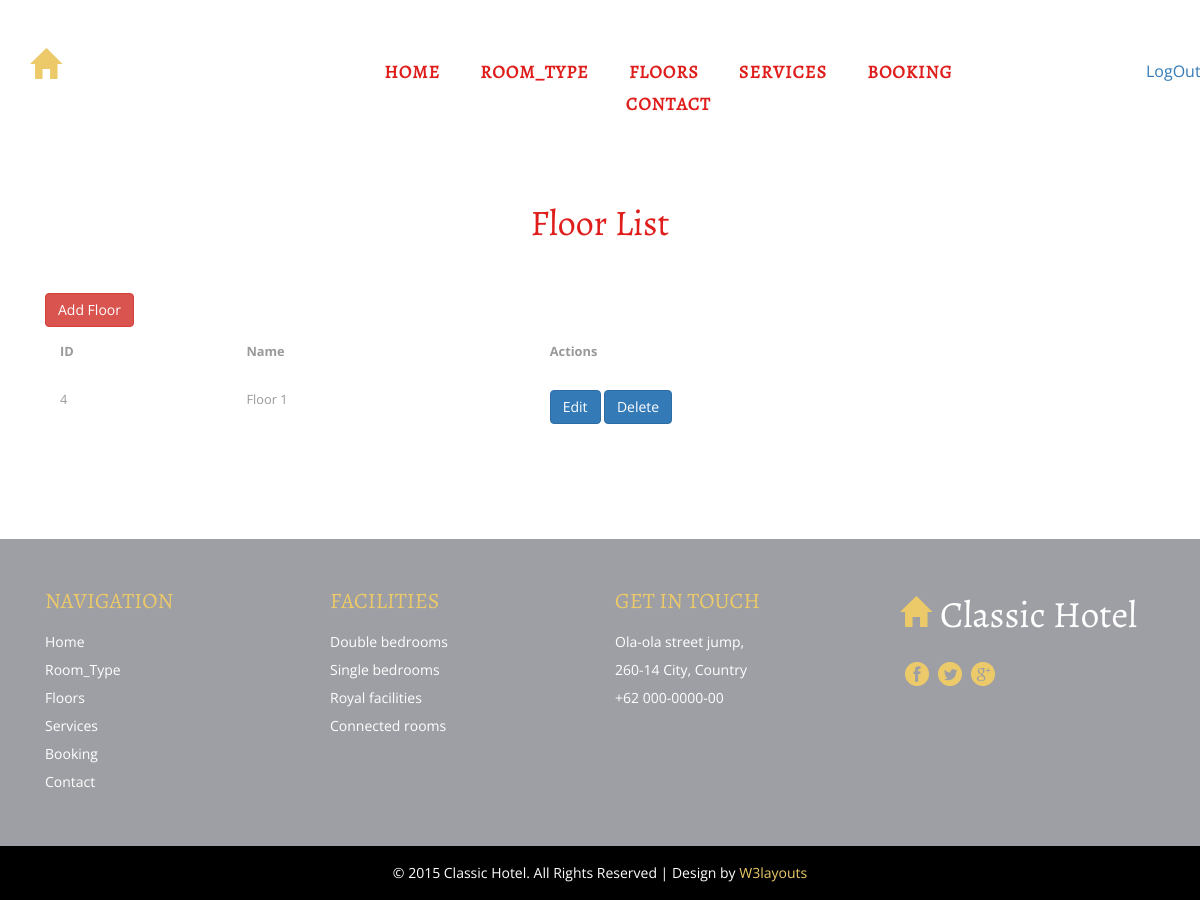
Page /floor (signed in) on the earlier database version.
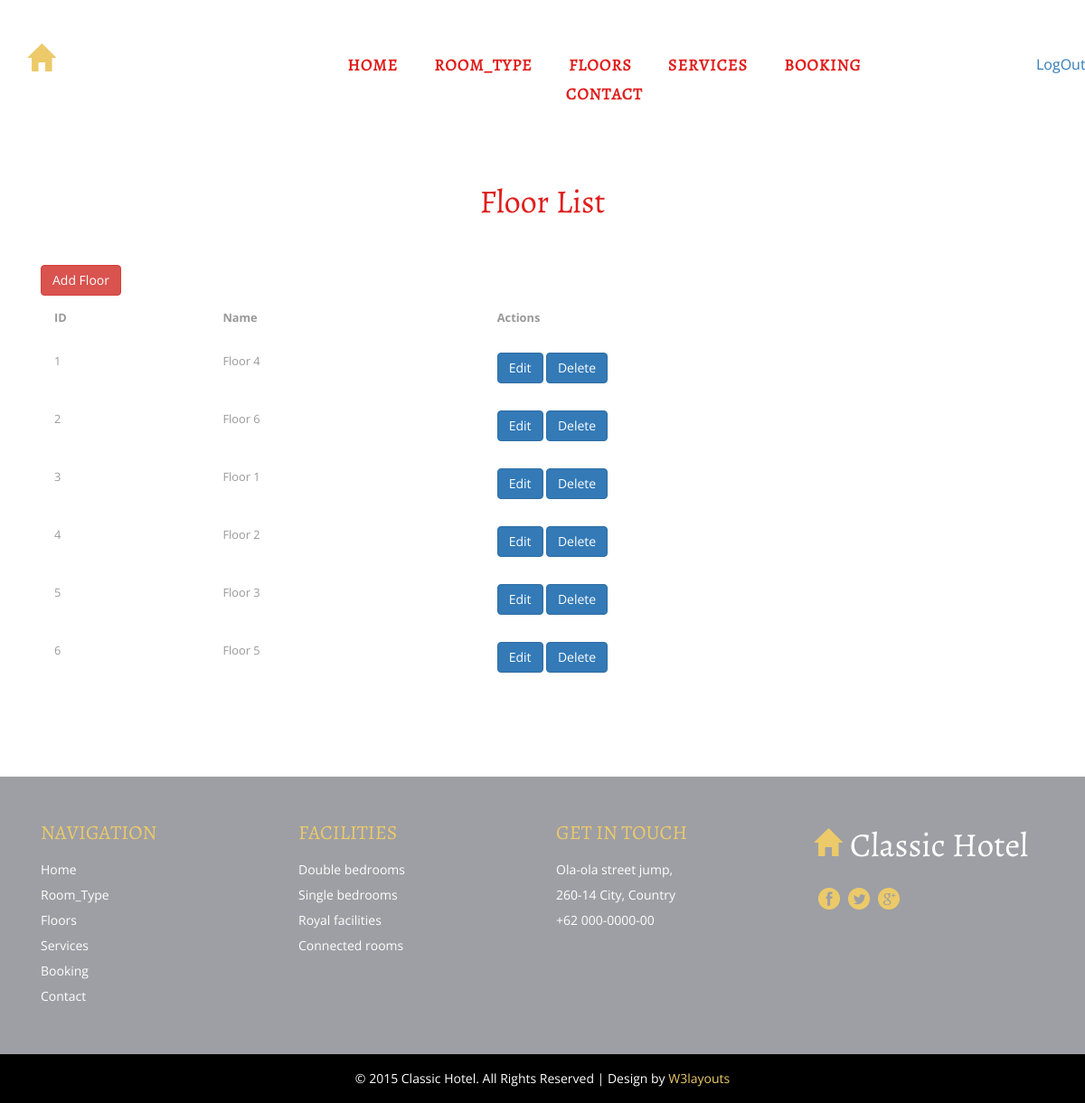
Same page on the later database version.
### poonam/models.py (models this page shows)
class floor(models.Model):
    floor_name = models.IntegerField(unique=True)

### poonam/views.py (the view)
# urls.py: path('floor', views.all_floors, name="floor"),
@login_required(login_url="/login")
def all_floors(request):
    floors = floor.objects.all()
    return render(request, 'poonam/floors.html', {'floors': floors})

### poonam/templates/poonam/floors.html (shortened to what this page needs)
{% extends 'poonam/layout.html' %}
{% block body %}
<div class="welcome">
	<div class="container">
		<h2 class="tittle-one">Floor List</h2>
        <div class="container">
            <a href="{% url 'add_floor' %}" class="btn btn-danger">Add Floor</a>
			<table class="table" >
                <tr>
                    <th>ID</th>
                    <th>Name</th>
                    <th>Actions</th>
                </tr>
                {% for i in floors %}
                    <tr>
                        <td>{{i.id}}</td>
                        <td>Floor {{i.floor_name}}</td>
                        <td>
                            <a href="{% url 'edit_floor' i.id %}" class="btn btn-primary">Edit</a>
                            <a href="{% url 'delete_floor' i.id %}" class="btn btn-primary">Delete</a>
                        </td>
                    </tr>
                {% endfor %}
            </table>
		</div>
	</div>
</div>
{% endblock %}

### poonam/templates/poonam/layout.html (shortened to what this page needs)
<!DOCTYPE html>
{% load static %}
<html>
<head>
<link href="{% static 'assets/css/bootstrap.css'%}" rel="stylesheet" type="text/css" media="all" />
<link href="{% static 'assets/css/style.css'%}" rel="stylesheet" type="text/css" media="all" />
<link href="{% static 'assets/css/chocolat.css'%}" rel="stylesheet">
</head>
<body>
<div class="">
	<div class="container">
		<div class="header-nav text-black">
			<div class="logo">
				<h1><a href="index.html"><span class="glyphicon glyphicon-home" aria-hidden="true"></span>Classic Hotel</a></h1>
			</div>
			<div class="navigation">
				<nav class="cl-effect-11" id="cl-effect-11">
					<ul class="nav1">
						<li><a class="active" href="index.html" data-hover="HOME">HOME</a></li>
						<li><a  class="active"href="{% url 'rooms_type' %}" data-hover="Room_Type">Room_Type</a></li>
						<li><a  class="active"href="{% url 'floor' %}" data-hover="Floors">Floors</a></li>
						<li><a  class="active"href="typography.html" data-hover="SERVICES">SERVICES</a></li>
						<li><a  class="active"href="booking.html" data-hover="BOOKING">BOOKING</a></li>
						<li><a  class="active"href="contact.html" data-hover="CONTACT">CONTACT</a></li>
					</ul>
				</nav>
			</div>
			<div class="social-icons">
				<ul>
					{% if user.is_authenticated %}
					<li><a href="{% url 'logout' %}">LogOut</a></li>
					{% endif %}
				</ul>
			</div>
			<div class="clearfix"></div>
		</div>
	</div>
</div>
    {% block body %}
    {% endblock %}
	<div class="footer">
		<div class="container">
			<div class="col-md-3 ftr_navi ftr">
				<h3>NAVIGATION</h3>
				<ul>
					<li><a href="index.html">Home</a></li>
					<li><a href="{% url 'rooms_type'%}">Room_Type</a></li>
					<li><a href="{% url 'floor'%}">Floors</a></li>
					<li><a href="typography.html">Services</a></li>
					<li><a href="booking.html">Booking</a></li>
					<li><a href="contact.html">Contact</a></li>
				</ul>
			</div>
			<div class="col-md-3 ftr_navi ftr">
					 <h3>FACILITIES</h3>
					 <ul>
						 <li><a href="#">Double bedrooms</a></li>
						 <li><a href="#">Single bedrooms</a></li>
						 <li><a href="#">Royal facilities</a></li>
						 <li><a href="#">Connected rooms</a></li>
					 </ul>
			</div>
			<div class="col-md-3 ftr_navi ftr">
				<h3>GET IN TOUCH</h3>
				<ul>
					<li>Ola-ola street jump,</li>
					<li>260-14 City, Country</li>
					<li>+62 000-0000-00</li>
				</ul>
			</div>
			<div class="col-md-3 ftr-logo">
				<a href="index.html"><span class="glyphicon glyphicon-home" aria-hidden="true"></span>Classic Hotel</a>
				<ul>
					<li><a href="#" class="f1"> </a></li>
					<li><a href="#" class="f2"> </a></li>
					<li><a href="#" class="f3"> </a></li>
				</ul>
			</div>
			<div class="clearfix"> </div>
		</div>
	</div>
<div class="copy-right">
	<div class="container">
			<p> &copy; 2015 Classic Hotel. All Rights Reserved | Design by  <a href="http://w3layouts.com/"> W3layouts</a></p>
	</div>
</div>
</body>
</html>

### poonam/static/assets/css/style.css (style rules this page uses)
html, body { margin:0; font-size: 100%; font-family: 'Open Sans', sans-serif; background: #FFf; }
body a { text-decoration:none; transition:0.5s all; -webkit-transition:0.5s all; -moz-transition:0.5s all; -o-transition:0.5s all; -ms-transition:0.5s all; }
h1,h2,h3,h4,h5,h6 { margin:0; }
p { margin:0; }
ul { margin:0; padding:0; }
.cl-effect-11 a { font-size: 18px; font-weight:600; margin: 0 18px; font-family: 'Alegreya-Regular'; text-decoration: none; padding: 0 0 6px 0; color:#fff; text-shadow: none; }
.cl-effect-11 a::before { position: absolute; top: 0; left: 0; overflow: hidden; padding: 0 0 6px 0; max-width: 0; border-bottom: 2px solid #fff; color: #DF1E1C; content: attr(data-hover); -webkit-transition: max-width 0.5s; -moz-transition: max-width 0.5s; transition: max-width 0.5s; }
nav a { position: relative; display: inline-block; margin: 0 0px; outline: none; color: #03BEF0; text-decoration: none; text-transform: uppercase; letter-spacing: 1px; font-weight: 400; text-shadow: 0 0 1px rgba(255,255,255,0.3); font-size: 16px; }
.header-nav { padding-top: 40px; }
.header-nav .glyphicon-home { color:#ECCA69; font-size: 30px; margin-right: 10px; top: 0; }
.social-icons { margin-top: 20px; float:right; }
.social-icons ul li { margin-left:5px; list-style-type: none; display: inline-block; }
.social-icons ul li a { width:24px; height:24px; display:block; }
.logo a { text-decoration:none; display:block; color:#fff; font-size:45px; font-family: 'Alegreya-Regular'; }
.navigation ul { margin:0; padding:0; }
.navigation ul li { text-align: center; display:inline-block; list-style-type:none; }
.logo { float:left; width:26%; }
.navigation { text-align:center; float:left; width: 60%; margin-top: 20px; }
.navigation ul li a.active { color: #DF1E1C; }
.social-icons { float:right; }
h3.tittle,h2.tittle-one { margin-bottom:50px; color:#DF1E1C; font-size:36px; font-family: 'Alegreya-Regular'; text-align:center; }
.welcome,.facilities,.feature-serv ,#gallery ,.about,.vision,.staff,.typrography,.contact,.booking,.single-page,.search-page { padding:80px 0; }
.footer { padding: 50px 0; background-color: #9E9FA4; }
.ftr_navi h3 { margin-bottom: 15px; color: #ECCA69; font-size: 22px; font-family: 'Alegreya-Regular'; font-weight: 500; }
.ftr_navi ul li { line-height:2em; display: block; color: #fff; font-size: 14px; }
.ftr_navi ul li a { text-decoration: none; color: #fff; }
.ftr-logo a { text-decoration: none; font-size: 37px; color: #fff; font-family: 'Alegreya-Regular'; }
.ftr-logo ul { margin-top:20px; }
.ftr-logo ul li { margin-left:5px; list-style-type: none; display: inline-block; }
.ftr-logo ul li a { width:24px; height:24px; display:block; }
.ftr-logo ul li a.f1 { background: url(../images/img-sprite.png) no-repeat 0px 0px; }
.ftr-logo ul li a.f2 { background: url(../images/img-sprite.png) no-repeat -26px 0px; }
.ftr-logo ul li a.f3 { background: url(../images/img-sprite.png) no-repeat -52px 0px; }
.ftr-logo span { margin-right: 10px; color: #ECCA69; font-size: 30px; top: 0; }
.copy-right { background:#000; padding:17px 0; }
.copy-right p { text-align:center; margin:0 0 0px 0; font-size:14px; color: #ffffff; }
.copy-right p a { text-decoration:none; color: #ECCA69; }
.table td, .table>tbody>tr>td, .table>tbody>tr>th, .table>tfoot>tr>td, .table>tfoot>tr>th, .table>thead>tr>td, .table>thead>tr>th { padding: 15px!important; }
.table > thead > tr > th, .table > tbody > tr > th, .table > tfoot > tr > th, .table > thead > tr > td, .table > tbody > tr > td, .table > tfoot > tr > td { font-size: 0.8em; color: #999; }
.table > thead > tr > th, .table > tbody > tr > th, .table > tfoot > tr > th, .table > thead > tr > td, .table > tbody > tr > td, .table > tfoot > tr > td { border-top: none !important; }
ul { padding: 0; list-style: none; }

### poonam/static/assets/css/chocolat.css (style rules this page uses)
body { margin:0; padding:0; }

Differences in the rows shown:
added floor: id "1", floor_name "4"
added floor: id "2", floor_name "6"
added floor: id "3", floor_name "1"
changed floor id 4: floor_name "1" → "2"
added floor: id "5", floor_name "3"
added floor: id "6", floor_name "5"
